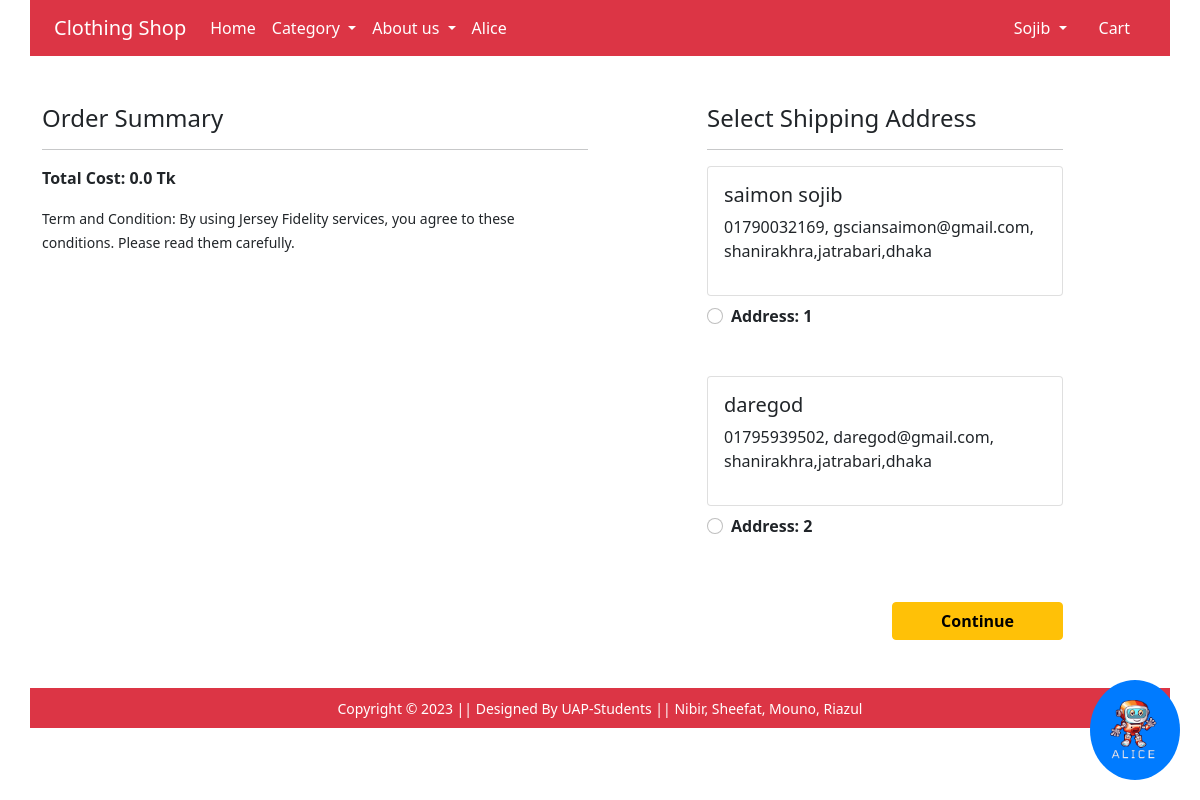
Page /checkout/ (signed in) on the committed database.
### app/models.py (models this page shows, shortened)
class Customer (models.Model):
    user = models.ForeignKey(User, on_delete=models.CASCADE)
    name = models.CharField(max_length=100)
    phone_no = models.CharField(max_length=100)
    email = models.EmailField(max_length=100)
    address = models.CharField(max_length=100)

### app/views.py (the view)
# urls.py: path('checkout/', views.checkout, name='checkout'),
@login_required
def checkout(request):
  user = request.user
  add = Customer.objects.filter(user=user)
  cart_items = Cart.objects.filter(user = user)
  amount = 0.0
  shiiping_amount = 60.0
  total_amount = 0.0
  cart_product = [p for p in Cart.objects.all() if p.user ==request.user]
  if cart_product:
    for p in cart_product:
      tempamount = (p.quantity * p.product.discounted_price)
      amount += tempamount
      total_amount = amount + shiiping_amount
  return render(request, 'app/checkout.html', {'add': add, 'totalamount': total_amount, 'cart_items': cart_items})

### app/templates/app/checkout.html (shortened to what this page needs)
{% extends 'app/base.html' %}
{% load static %}
{% block main-content %}
<div class="container">
 <div class="row mt-5">
  <div class="col-sm-6">
    <h4>Order Summary</h4>
    <hr>
      <p class="fw-bold">Total Cost: {{totalamount}} Tk</p>
    <small>Term and Condition: By using Jersey Fidelity services, you agree to these conditions. Please read them carefully.</small>
  </div>
  <div class="col-sm-4 offset-sm-1">
    <h4>Select Shipping Address</h4>
    <hr>
    <form action="/orderdone">
      {% for ad in add %}
      <div class="card">
        <div class="card-body">
        <h5>{{ad.name}}</h5>
        <p>{{ad.phone_no}}, {{ad.email}}, {{ad.address}}</p>
        </div>
      </div>
        <div class="form-check mt-2 mb-5">
          <input class="form-check-input" name="custid" id="custadd{{forloop.counter}}" type="radio" value="{{ad.id}}">
          <label class="form-check-label fw-bold" for="">
            Address: {{forloop.counter}} </label>
        </div>
        {% endfor %}
        <div class="text-end">
          <button type="submit" class="btn btn-warning mt-3 px-5 fw-bold">Continue</button>
        </div>
      </form>
    </div>
  </div>
</div>
{% endblock main-content %}

### app/templates/app/base.html (shortened to what this page needs)
<!doctype html>
{% load static %}
<html lang="en">
<head>
  <link href="https://cdn.jsdelivr.net/npm/bootstrap@5.0.0-beta1/dist/css/bootstrap.min.css" rel="stylesheet"
>
  <link rel="stylesheet" href="{% static 'app/css/owl.carousel.min.css' %}">
  <link rel="stylesheet" href="{% static 'app/css/all.min.css' %}">
  <link rel="stylesheet" href="{% static 'app/css/style.css' %}">
</head>
<body>
  <nav class=" container navbar navbar-expand-lg navbar-dark bg-danger">
    <div class="container">
      <a class="navbar-brand" href="/">Clothing Shop</a>
      <div class="collapse navbar-collapse" id="navbarSupportedContent">
        <ul class="navbar-nav me-auto mb-2 mb-lg-0">
          <li class="nav-item">
            <a class="nav-link active" aria-current="page" href="/">Home</a>
          </li>
          <li class="nav-item dropdown">
            <a class="nav-link dropdown-toggle text-white" href="#" id="electronicsDropdown" role="button"
              data-bs-toggle="dropdown" aria-expanded="false">
              Category
            </a>
          </li>
          <li class="nav-item dropdown">
            <a class="nav-link dropdown-toggle text-white" href="#" id="fashionDropdown" role="button"
              data-bs-toggle="dropdown" aria-expanded="false">
              About us
            </a>
          </li>
          <li class="nav-item">
            <a class="nav-link active" aria-current="page" href="{% url 'chatbot' %}">Alice</a>
          </li>
        </ul>
        <div>
          <ul class="navbar-nav me-auto mb-2 mb-lg-0">
            {% if request.user.is_authenticated%}
            <li class="nav-item dropdown mx-2">
              <a class="nav-link dropdown-toggle text-white" href="#" id="profileDropdown" role="button"
                data-bs-toggle="dropdown" aria-expanded="false">
                <span class="text-capitalize">
                  {{ request.user.username }}
                </span>
              </a>
            </li>
            <li class="nav-item mx-2">
              <a href="{% url 'showcart' %}" class="nav-link text-white"> Cart </a>
            </li>
            {% endif %}
          </ul>
        </div>
      </div>
    </div>
  </nav>
  <a href="http://127.0.0.1:8000/chatbot/" id="floating-button">
    <img src="{% static 'app/images/banner/logo2.png' %}" alt="Logo">
  </a>
  {% block main-content %} {% endblock main-content %}
  <footer class="container bg-danger text-center p-2 mt-5">
    <small class="text-white">Copyright &copy; 2023 || Designed By UAP-Students || </small>
    <small class="text-white">Nibir, Sheefat, Mouno, Riazul </small>
  </footer>
</body>
</html>

### app/templates/app/base.html (style rules this page uses)
#floating-button { position: fixed; bottom: 20px; right: 20px; background-color: #007BFF; color: #fff; border: none; border-radius: 50%; padding:20px 20px; cursor: pointer; z-index: 999; }
#floating-button img { width: 50px; height: 60px; }

### rows in the picture
Customer: name "saimon sojib", phone_no "01790032169", email "gsciansaimon@gmail.com", address "shanirakhra,jatrabari,dhaka"
Customer: name "daregod", phone_no "01795939502", email "daregod@gmail.com", address "shanirakhra,jatrabari,dhaka"

### other values in the picture
{{ request.user.username }} "Sojib"
{{ totalamount }} "0.0"
